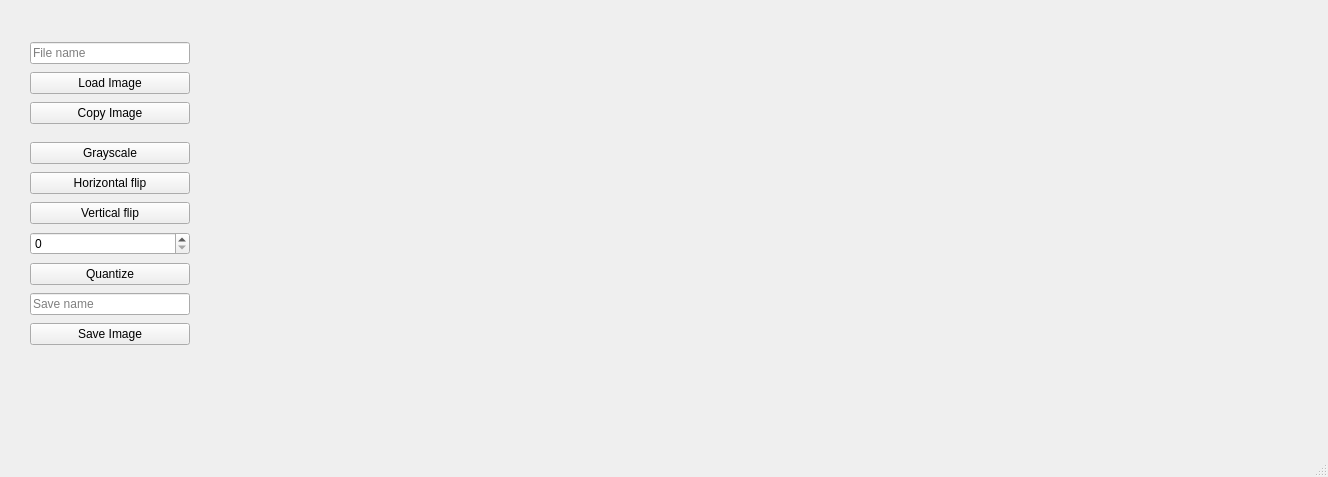
<?xml version="1.0" encoding="UTF-8"?>
<ui version="4.0">
 <class>MainWindow</class>
 <widget class="QMainWindow" name="MainWindow">
  <property name="geometry">
   <rect>
    <x>0</x>
    <y>0</y>
    <width>1328</width>
    <height>477</height>
   </rect>
  </property>
  <property name="windowTitle">
   <string>MainWindow</string>
  </property>
  <widget class="QWidget" name="centralwidget">
   <widget class="QWidget" name="verticalLayoutWidget">
    <property name="geometry">
     <rect>
      <x>30</x>
      <y>140</y>
      <width>160</width>
      <height>207</height>
     </rect>
    </property>
    <layout class="QVBoxLayout" name="verticalLayout">
     <item>
      <widget class="QPushButton" name="pushButton_2">
       <property name="text">
        <string>Grayscale</string>
       </property>
      </widget>
     </item>
     <item>
      <widget class="QPushButton" name="pushButton">
       <property name="text">
        <string>Horizontal flip</string>
       </property>
      </widget>
     </item>
     <item>
      <widget class="QPushButton" name="pushButton_3">
       <property name="text">
        <string>Vertical flip</string>
       </property>
      </widget>
     </item>
     <item>
      <widget class="QSpinBox" name="spinBox"/>
     </item>
     <item>
      <widget class="QPushButton" name="pushButton_7">
       <property name="text">
        <string>Quantize</string>
       </property>
      </widget>
     </item>
     <item>
      <widget class="QLineEdit" name="lineEdit">
       <property name="placeholderText">
        <string>Save name</string>
       </property>
      </widget>
     </item>
     <item>
      <widget class="QPushButton" name="pushButton_6">
       <property name="text">
        <string>Save Image</string>
       </property>
      </widget>
     </item>
    </layout>
   </widget>
   <widget class="QWidget" name="verticalLayoutWidget_2">
    <property name="geometry">
     <rect>
      <x>30</x>
      <y>40</y>
      <width>160</width>
      <height>86</height>
     </rect>
    </property>
    <layout class="QVBoxLayout" name="verticalLayout_2">
     <item>
      <widget class="QLineEdit" name="file_name">
       <property name="placeholderText">
        <string>File name</string>
       </property>
      </widget>
     </item>
     <item>
      <widget class="QPushButton" name="load_image">
       <property name="text">
        <string>Load Image</string>
       </property>
      </widget>
     </item>
     <item>
      <widget class="QPushButton" name="copy">
       <property name="text">
        <string>Copy Image</string>
       </property>
      </widget>
     </item>
    </layout>
   </widget>
   <widget class="QWidget" name="horizontalLayoutWidget">
    <property name="geometry">
     <rect>
      <x>290</x>
      <y>60</y>
      <width>891</width>
      <height>371</height>
     </rect>
    </property>
    <layout class="QHBoxLayout" name="horizontalLayout">
     <property name="spacing">
      <number>20</number>
     </property>
     <item>
      <widget class="QLabel" name="imagem_original">
       <property name="styleSheet">
        <string notr="true"/>
       </property>
       <property name="text">
        <string/>
       </property>
      </widget>
     </item>
     <item>
      <widget class="QLabel" name="imagem_copia">
       <property name="styleSheet">
        <string notr="true"/>
       </property>
       <property name="text">
        <string/>
       </property>
      </widget>
     </item>
    </layout>
   </widget>
   <widget class="QLabel" name="msg_erro">
    <property name="geometry">
     <rect>
      <x>30</x>
      <y>360</y>
      <width>161</width>
      <height>51</height>
     </rect>
    </property>
    <property name="text">
     <string/>
    </property>
    <property name="wordWrap">
     <bool>true</bool>
    </property>
   </widget>
  </widget>
  <widget class="QMenuBar" name="menubar">
   <property name="geometry">
    <rect>
     <x>0</x>
     <y>0</y>
     <width>1328</width>
     <height>21</height>
    </rect>
   </property>
  </widget>
  <widget class="QStatusBar" name="statusbar"/>
 </widget>
 <resources/>
 <connections/>
</ui>
